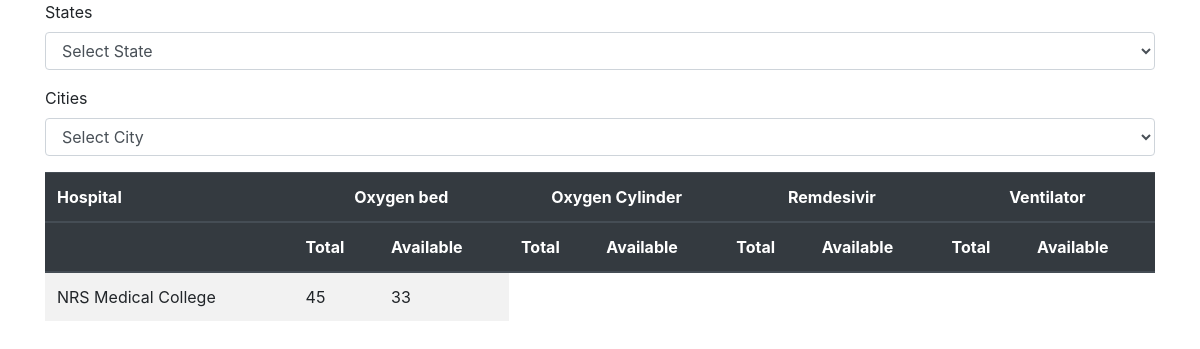
/, run on an earlier commit of the app's database.
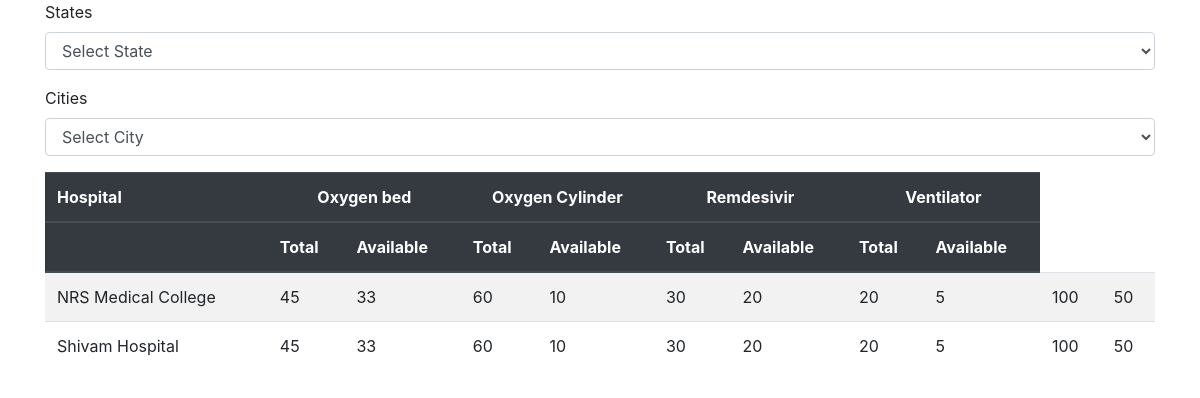
And on a later commit of the database.
### hbapp/models.py (models this page shows, shortened)
class Facility(models.Model):
    title=models.CharField(max_length=60,null=False,blank=False,default="")

class Hospital(models.Model):
    name=models.CharField(max_length=50)
    city=models.ForeignKey(City,on_delete=models.CASCADE,related_name='hospitals')
    phone=models.CharField(max_length=12)
    address=models.CharField(max_length=200)

class Availability(models.Model):
    hospital=models.ForeignKey(Hospital,on_delete=models.CASCADE,related_name='availabilities')
    facility=models.ForeignKey(Facility,on_delete=models.CASCADE,related_name='availabilities')
    updated_at=models.DateTimeField(auto_now=True)
    total=models.IntegerField(default=0)
    available=models.IntegerField(default=0)

### hbapp/views.py (the view)
# urls.py: 2. Add a URL to urlpatterns:  path('', views.home, name='home')
def home(request):
    selected_state_id=request.GET.get('state')
    selected_city_id=request.GET.get('city')
    facilities=Facility.objects.all().order_by('pk')
    hospitals=Hospital.objects.all()
    if selected_state_id:
        cities=City.objects.filter(state=selected_state_id)
    else:
        cities=City.objects.all()
    if selected_city_id:
        hospitals=hospitals.filter(city=City(pk=selected_city_id))
    states=State.objects.all()
    availabilities=Availability.objects.all()
    context={
        'facilities':facilities,
        'cities':cities,
        'states':states,
        'hospitals':hospitals,
        'availabilities':availabilities,
        'selected_state_id':selected_state_id,
        'selected_city_id':selected_city_id
    }
    return render(request,'hbapp/index.html',context=context)

### hbapp/models.py (called while the page is built)
    def __str__(self) -> str:
        return self.name

    def __str__(self) -> str:
        return self.name

### hbapp/templatetags/custom_tags.py (called while the page is built)
@register.simple_tag
def get_availabilities(hospital):
    return Availability.objects.filter(hospital=hospital).order_by('facility_id')

@register.simple_tag
def is_state_selected(selected_state,pk):
    if selected_state==str(pk):
        return 'selected'

@register.simple_tag
def is_city_selected(selected_city_id,pk):
    if selected_city_id==str(pk):
        return 'selected'

### hbapp/templates/hbapp/index.html (shortened to what this page needs)
<!DOCTYPE html>
{% load custom_tags %}
<html lang="en">
<head>
    <link rel="stylesheet" href="https://cdn.jsdelivr.net/npm/bootstrap@4.5.3/dist/css/bootstrap.min.css"
>
</head>
<body>
    <div class="container">
        <form action="" id="filterForm" method="get">
            <div>
                <div class="form-group">
                    <label for="state">States</label>
                    <select name="state" id="state" class="form-control">
                    <option value=""><h1>Select State</h1> </option>
                </select>
                </div>
                <div class="form-group">
                    <label for="city">Cities</label>
                    <select name="city" id="city" class="form-control">
                    <option value=""><h1>Select City</h1> </option>
                </select>
                </div>
            </div>
        </form>
        <table class="table table-striped">
            <thead class="thead-dark">
                <tr>
                            <th>
                                Hospital
                            </th>
                        {% for facility in facilities %}
                        <th colspan="2" class="text-center">
                        {{facility.title}}
                    </th>
                        {% endfor %}
                </tr>
                <tr>
                    <th>
                    </th>
                    {% for facility in facilities %}
                    <th>
                        Total
                    </th>
                    <th>
                        Available
                    </th>
                    {% endfor %}
                </tr>
            </thead>
            <tbody>
                {% for hospital in hospitals %}
                <tr>
                    <td>{{hospital.name}}</td>
                    {% get_availabilities hospital as avl %}
                    {% for avl in availabilities %}
                    <td>{{avl.total}}</td>
                    <td>{{avl.available}}</td>
                    {% endfor %}
                </tr>
                {% endfor %}
            </tbody>
        </table>
    </div>
</body>
</html>

What changed in the data, as far as the page shows it:
added Availability: total "60", available "10"
added Availability: total "30", available "20"
added Availability: total "20", available "5"
added Availability: total "100", available "50"
added Hospital: name "Shivam Hospital", Availability (total "45", available "33")
